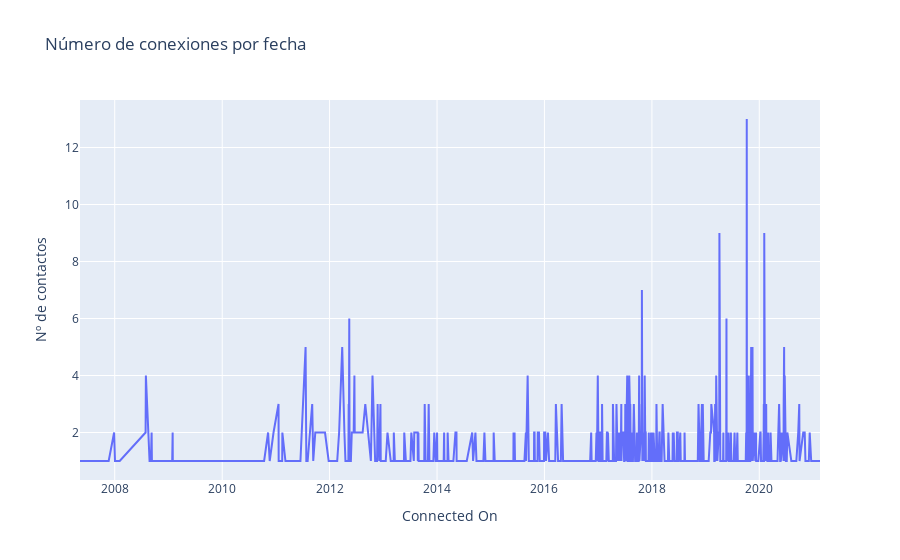

Notebook cell for this chart:
### Markdown cell above
### 1. Visualización de las conexiones por fecha

### Code cell
#visualizamos las conexiones por fecha
fig1 = px.line(df.groupby(by="Connected On").count().reset_index(), x="Connected On", y="First Name", labels={"First Name":"Nº de contactos"}, title="Número de conexiones por fecha")
fig1.show()

### Figure 1 — Plotly figure (JSON) as saved in the notebook; plotly's stock layout.template omitted (floating-point values rounded to 4 significant figures; data arrays with more than 128 entries replaced by an {"elided": "..."} marker saying what was removed)
{"data": [{"hovertemplate": "Connected On=%{x}<br>Nº de contactos=%{y}<extra></extra>", "legendgroup": "", "line": {"color": "#636efa", "dash": "solid"}, "mode": "lines", "name": "", "orientation": "v", "showlegend": false, "type": "scatter", "x": {"elided": "807 str values"}, "xaxis": "x", "y": {"elided": "807 int values"}, "yaxis": "y"}], "layout": {"legend": {"tracegroupgap": 0}, "title": {"text": "Número de conexiones por fecha"}, "xaxis": {"anchor": "y", "domain": [0, 1], "title": {"text": "Connected On"}}, "yaxis": {"anchor": "x", "domain": [0, 1], "title": {"text": "Nº de contactos"}}}}
